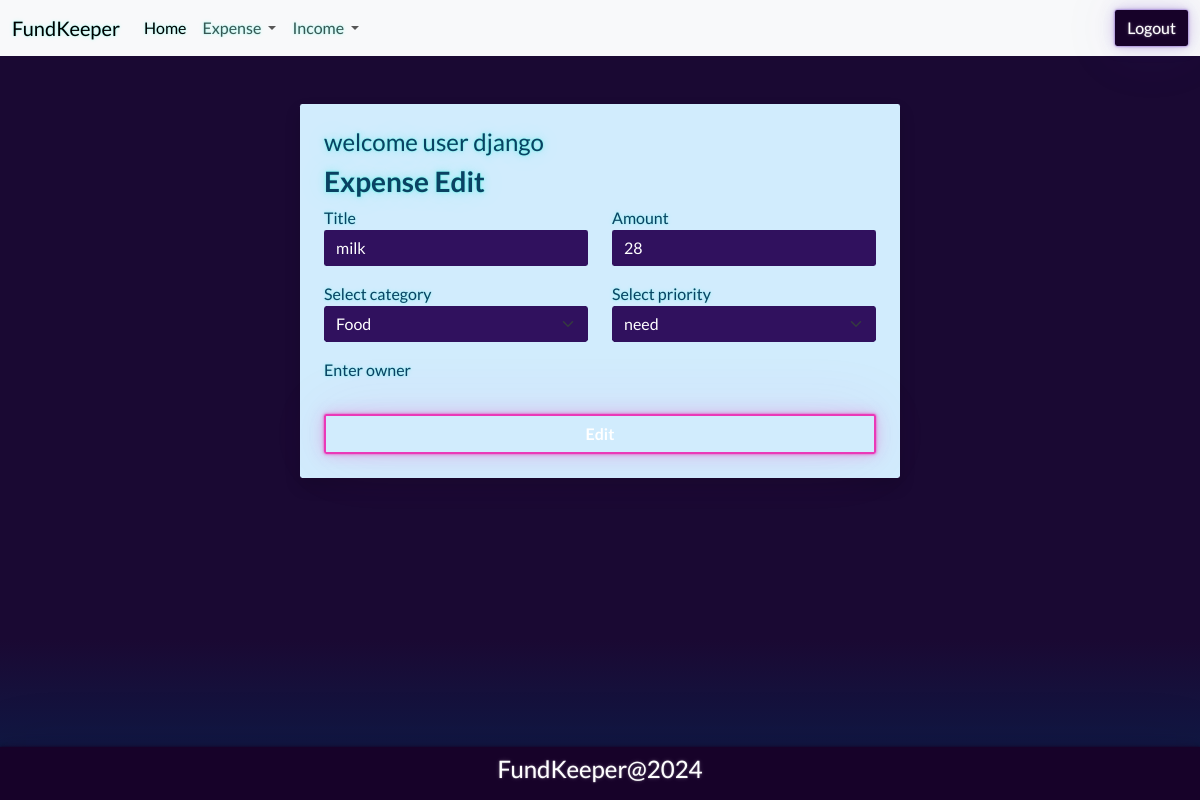
Before: /expense/2/change/ (signed in) with the older database file.
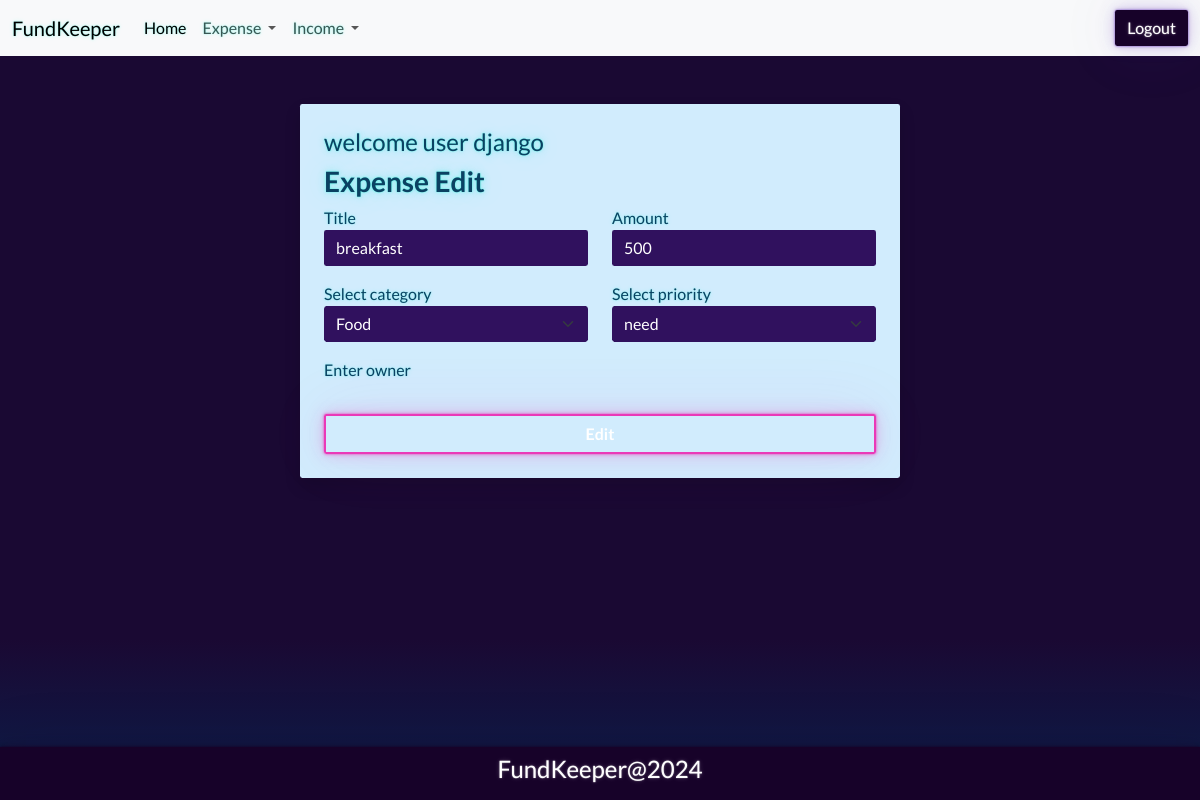
After: the same page with the newer database file.
### budget/models.py (models this page shows, shortened)
class Expense(models.Model):
    title=models.CharField(max_length=200)
    amount=models.PositiveIntegerField()
    expense_categories = (
        ("Housing", "Housing"),
        ("Transportation", "Transportation"),
        ("Food", "Food"),
        ("Health", "Health"),
        ("Entertainment", "Entertainment"),
        ("DebtPayments", "Debt Payments"),
        ("PersonalCare", "Personal Care"),
        ("Education", "Education"),
        ("Savings", "Savings"),
        ("Miscellaneous", "Miscellaneous")
    )
    category=models.CharField(max_length=200,choices=expense_categories,default="Miscellaneous")
    user_object=models.ForeignKey(User,on_delete=models.CASCADE)
    created_date=models.DateTimeField(auto_now_add=True)
    priority_options=(
        ("need","need"),
        ("want","want")
    )
    priority=models.CharField(max_length=200,choices=priority_options,default="need")

### budget/views.py (the view, shortened to what this page needs)
# urls.py: path('expense/<int:pk>/change/',views.ExpenseUpdateView.as_view(),name='expense-edit'),
@method_decorator(signin_required,name="dispatch")
class ExpenseUpdateView(View):
    def get(self,request,*args, **kwargs):
        id=kwargs.get("pk")
        expense_object=Expense.objects.get(id=id)
        form_instance=ExpenseForm(instance=expense_object)
        return render(request,"expense_edit.html",{"form":form_instance})

### budget/forms.py
class ExpenseForm(forms.ModelForm):
    class Meta:
        model=Expense
        exclude=("id","created_date","user_object")
        widgets={
            "title":forms.TextInput(attrs={"class":"form-control"}),
            "amount":forms.NumberInput(attrs={"class":"form-control"}),
            "category":forms.Select(attrs={"class":"form-control form-select"}),
            "priority":forms.Select(attrs={"class":"form-control form-select"})
        }

### budget/templates/expense_edit.html (shortened to what this page needs)
{%extends 'base.html'%}
{%block main_block%}
<div class="container border shadow my-5 p-4 w-50 mx-auto rounded bg-info-subtle text-info-emphasis">
    <h4>welcome user {{request.user}}</h4>
    <form action="" method="post">
        <h3 class="fw-bold">Expense Edit</h3>
        <div class="mb-3">
            <div class="row">
                <div class="col-6">
                    <label for="">Title</label>
                    {{form.title}}
                </div>
                <div class="col-6">
                    <label for="">Amount</label>
                    {{form.amount}}
                </div>
            </div>
        </div>
        <div class="mb-3">
            <div class="row">
                <div class="col-6">
                    <label for="">Select category</label>
                    {{form.category}}
                </div>
                <div class="col-6">
                    <label for="">Select priority</label>
                    {{form.priority}}
                </div>
            </div>
        </div>
        <div class="mb-3">
            <div class="row">
                <div class="col-12">
                    <label for="">Enter owner</label>
                </div>
            </div>
        </div>
        <button type="submit" class="form-control btn btn-outline-secondary fw-bold mt-3">Edit</button>
    </form>
</div>
{%endblock%}

### budget/templates/base.html (shortened to what this page needs)
<!DOCTYPE html>
{%load static%}
<html lang="en">
<head>
  <link rel="stylesheet" href="{%static 'css/bootstrap.min.css'%}">
  <link rel="stylesheet" href="https://cdnjs.cloudflare.com/ajax/libs/font-awesome/6.5.2/css/all.min.css"
 />
  <link href="https://unpkg.com/aos@2.3.1/dist/aos.css" rel="stylesheet">
</head>
<body>
  <nav class="navbar navbar-expand-lg bg-body-tertiary">
    <div class="container-fluid">
      <a class="navbar-brand" href="#">FundKeeper</a>
      <div class="collapse navbar-collapse" id="navbarSupportedContent">
        <ul class="navbar-nav me-auto mb-2 mb-lg-0">
          <li class="nav-item">
            <a class="nav-link active" aria-current="page" href="{%url 'dashboard'%}">Home</a>
          </li>
          <li class="nav-item dropdown">
            <a class="nav-link dropdown-toggle" href="#" role="button" data-bs-toggle="dropdown" aria-expanded="false">
              Expense
            </a>
          </li>
          <li class="nav-item dropdown">
            <a class="nav-link dropdown-toggle" href="#" role="button" data-bs-toggle="dropdown" aria-expanded="false">
              Income
            </a>
          </li>
        </ul>
        <a href="{%url 'signout'%}" class="btn btn-dark">Logout</a>
      </div>
    </div>
  </nav>
  {%block main_block%}
  {%endblock%}
  <nav class="navbar fixed-bottom bg-dark ">
    <div class="container-fluid text-center d-flex justify-content-center">
      <h4 class="text-center text-white">FundKeeper@2024</h4>
    </div>
  </nav>
</body>
</html>

Changed rows visible on the page:
changed Expense "Food": title "milk" → "breakfast"; amount "28" → "500"
